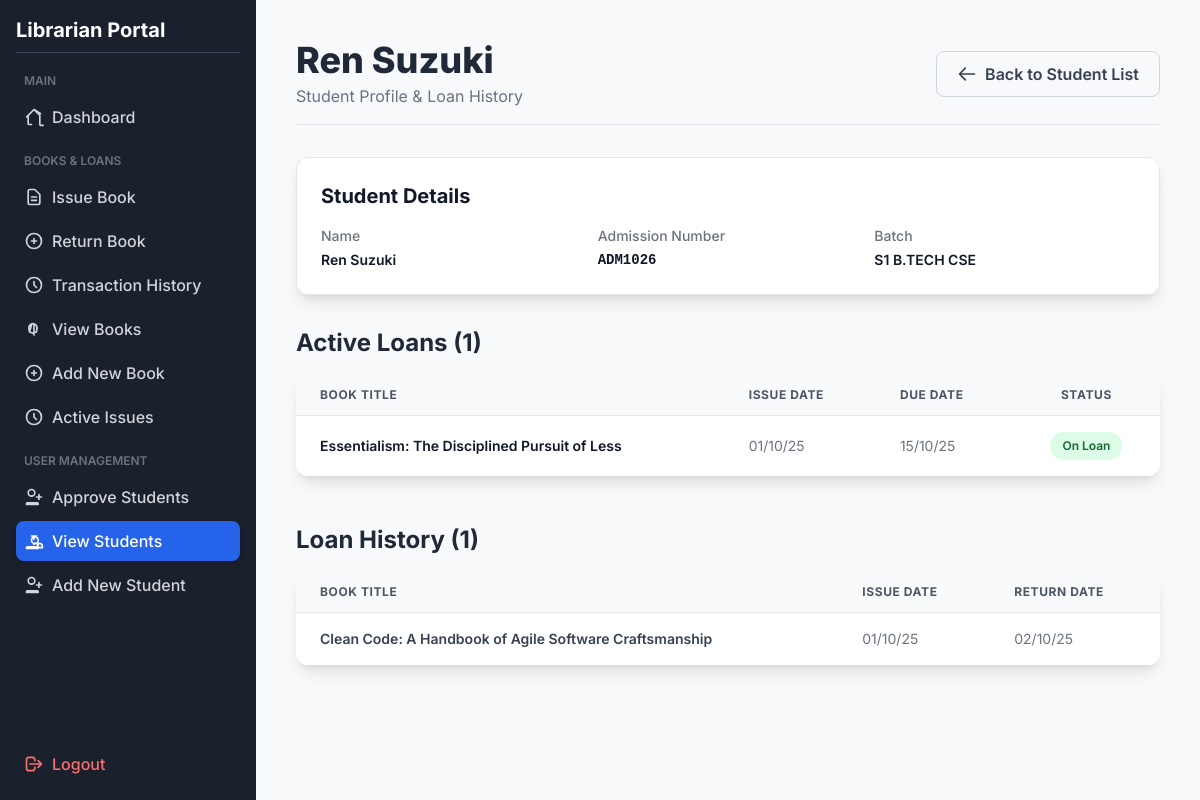
The page /student_details/26 (signed in) on the database its author committed.
### tables this page shows
CREATE TABLE students (
                            id INTEGER PRIMARY KEY AUTOINCREMENT,
                            admission_no TEXT UNIQUE NOT NULL,
                            name TEXT NOT NULL,
                            batch TEXT NOT NULL
                        );

CREATE TABLE transactions (
                            id INTEGER PRIMARY KEY AUTOINCREMENT,
                            book_id INTEGER, 
                            student_id INTEGER, 
                            issue_date TEXT NOT NULL,
                            due_date TEXT NOT NULL,  
                            return_date TEXT,
                            FOREIGN KEY(book_id) REFERENCES books(id) ON DELETE SET NULL,
                            FOREIGN KEY(student_id) REFERENCES students(id) ON DELETE SET NULL
                        );

CREATE TABLE books (
                            id INTEGER PRIMARY KEY AUTOINCREMENT,
                            custom_id TEXT UNIQUE,
                            name TEXT NOT NULL,
                            author TEXT NOT NULL,
                            available BOOLEAN NOT NULL DEFAULT 1
                        );

### app.py (the view)
@app.route("/student_details/<int:id>")
@login_required
def student_details(id):
    with get_connection() as conn:
        student = conn.execute("SELECT * FROM students WHERE id = ?", (id,)).fetchone()
        if not student:
            flash("Student not found.", "danger")
            return redirect(url_for('view_students'))
        active_loans_data = conn.execute("""
            SELECT b.name as book_name, t.issue_date, t.due_date
            FROM transactions t
            JOIN books b ON t.book_id = b.id
            WHERE t.student_id = ? AND t.return_date IS NULL
            ORDER BY t.due_date ASC
        """, (id,)).fetchall()
        today_str = date.today().strftime('%Y-%m-%d')
        active_loans = []
        for loan in active_loans_data:
            loan_dict = dict(loan)
            loan_dict['is_overdue'] = loan_dict['due_date'] < today_str
            active_loans.append(loan_dict)
        loan_history = conn.execute("""
            SELECT b.name as book_name, t.issue_date, t.return_date
            FROM transactions t
            JOIN books b ON t.book_id = b.id
            WHERE t.student_id = ? AND t.return_date IS NOT NULL
            ORDER BY t.return_date DESC
        """, (id,)).fetchall()
    return render_template("student_details.html",
                           student=student,
                           active_loans=active_loans,
                           loan_history=loan_history)

### templates/student_details.html (shortened to what this page needs)
<!DOCTYPE html>
<html lang="en">
<head>
    <script src="https://cdn.tailwindcss.com"></script>
</head>
<body class="min-h-screen">
    <div class="md:flex">
        <div class="sidebar w-full md:w-64 p-4 flex-shrink-0 md:flex md:flex-col md:h-screen md:sticky md:top-0">
            <div class="flex-grow">
                <h2 class="text-xl font-bold text-white mb-4 border-b border-gray-700 pb-2">Librarian Portal</h2>
                <nav class="flex flex-col space-y-1">
                    <span class="text-xs uppercase text-gray-500 px-2 pt-1 pb-1 font-semibold block">Main</span>
                    <a href="{{ url_for('index') }}" class="nav-link flex items-center p-2 rounded-lg text-gray-300 font-medium">
                        <svg class="w-5 h-5 mr-2" fill="none" stroke="currentColor" viewBox="0 0 24 24"><path stroke-linecap="round" stroke-linejoin="round" stroke-width="2" d="M3 12l2-2m0 0l7-7 7 7M5 10v10a1 1 0 001 1h3m10-10v10a1 1 0 001 1h3m-3-14L12 3l-7 7"></path></svg>
                        Dashboard
                    </a>
                    <span class="text-xs uppercase text-gray-500 px-2 pt-3 pb-1 font-semibold block">Books & Loans</span>
                    <a href="{{ url_for('issue_book') }}" class="nav-link flex items-center p-2 rounded-lg text-gray-300 font-medium">
                        <svg class="w-5 h-5 mr-2" fill="none" stroke="currentColor" viewBox="0 0 24 24"><path stroke-linecap="round" stroke-linejoin="round" stroke-width="2" d="M9 12h6m-6 4h6m2 5H7a2 2 0 01-2-2V5a2 2 0 012-2h5.586a1 1 0 01.707.293l5.414 5.414a1 1 0 01.293.707V19a2 2 0 01-2 2z"></path></svg>
                        Issue Book
                    </a>
                    <a href="{{ url_for('return_book') }}" class="nav-link flex items-center p-2 rounded-lg text-gray-300 font-medium">
                        <svg class="w-5 h-5 mr-2" fill="none" stroke="currentColor" viewBox="0 0 24 24"><path stroke-linecap="round" stroke-linejoin="round" stroke-width="2" d="M12 9v3m0 0v3m0-3h3m-3 0H9m12 0a9 9 0 11-18 0 9 9 0 0118 0z"></path></svg>
                        Return Book
                    </a>
                    <a href="{{ url_for('transaction_history') }}" class="nav-link flex items-center p-2 rounded-lg text-gray-300 font-medium">
                        <svg class="w-5 h-5 mr-2" fill="none" stroke="currentColor" viewBox="0 0 24 24"><path stroke-linecap="round" stroke-linejoin="round" stroke-width="2" d="M12 8v4l3 3m6-3a9 9 0 11-18 0 9 9 0 0118 0z"></path></svg>
                        Transaction History
                    </a>
                    <a href="{{ url_for('view_books') }}" class="nav-link flex items-center p-2 rounded-lg text-gray-300 font-medium">
                        View Books
                    </a>
                    <a href="{{ url_for('add_book') }}" class="nav-link flex items-center p-2 rounded-lg text-gray-300 font-medium">
                        <svg class="w-5 h-5 mr-2" fill="none" stroke="currentColor" viewBox="0 0 24 24"><path stroke-linecap="round" stroke-linejoin="round" stroke-width="2" d="M12 9v3m0 0v3m0-3h3m-3 0H9m12 0a9 9 0 11-18 0 9 9 0 0118 0z"></path></svg>
                        Add New Book
                    </a>
                    <a href="{{ url_for('active_issues') }}" class="nav-link flex items-center p-2 rounded-lg text-gray-300 font-medium">
                        <svg class="w-5 h-5 mr-2" fill="none" stroke="currentColor" viewBox="0 0 24 24"><path stroke-linecap="round" stroke-linejoin="round" stroke-width="2" d="M12 8v4l3 3m6-3a9 9 0 11-18 0 9 9 0 0118 0z"></path></svg>
                        Active Issues
                    </a>
                    <span class="text-xs uppercase text-gray-500 px-2 pt-3 pb-1 font-semibold block">User Management</span>
                    <a href="{{ url_for('approve_students') }}" class="nav-link flex items-center p-2 rounded-lg text-gray-300 font-medium">
                         <svg class="w-5 h-5 mr-2" fill="none" stroke="currentColor" viewBox="0 0 24 24"><path stroke-linecap="round" stroke-linejoin="round" stroke-width="2" d="M18 9v3m0 0v3m0-3h3m-3 0h-3m-2-5a4 4 0 11-8 0 4 4 0 018 0zM3 20a1 1 0 011-1h12a1 1 0 011 1v1h-14v-1z"></path></svg>
                        <span>Approve Students</span>
                    </a>
                    <a href="{{ url_for('view_students') }}" class="nav-link-active flex items-center p-2 rounded-lg text-white bg-blue-600 font-medium shadow-md">
                        <svg class="w-5 h-5 mr-2" fill="none" stroke="currentColor" viewBox="0 0 24 24"><path stroke-linecap="round" stroke-linejoin="round" stroke-width="2" d="M17 20h5v-2a3 3 0 00-5.356-1.857M17 20v-2a3 3 0 00-5.356-1.857M12 10V6M9 6h6m2 5a4 4 0 11-8 0 4 4 0 018 0zM3 20a1 1 0 011-1h12a1 1 0 011 1v1h-14v-1z"></path></svg>
                        View Students
                    </a>
                    <a href="{{ url_for('add_student') }}" class="nav-link flex items-center p-2 rounded-lg text-gray-300 font-medium">
                        <svg class="w-5 h-5 mr-2" fill="none" stroke="currentColor" viewBox="0 0 24 24"><path stroke-linecap="round" stroke-linejoin="round" stroke-width="2" d="M18 9v3m0 0v3m0-3h3m-3 0h-3m-2-5a4 4 0 11-8 0 4 4 0 018 0zM3 20a1 1 0 011-1h12a1 1 0 011 1v1h-14v-1z"></path></svg>
                        Add New Student
                    </a>
                </nav>
            </div>
            <div class="flex-shrink-0">
                <a href="{{ url_for('logout') }}" class="nav-link flex items-center p-2 rounded-lg text-red-400 font-medium">
                    <svg class="w-5 h-5 mr-2" fill="none" stroke="currentColor" viewBox="0 0 24 24"><path stroke-linecap="round" stroke-linejoin="round" stroke-width="2" d="M17 16l4-4m0 0l-4-4m4 4H7m6 4v1a3 3 0 01-3 3H6a3 3 0 01-3-3V7a3 3 0 013-3h4a3 3 0 013 3v1"></path></svg>
                    Logout
                </a>
            </div>
        </div>
        <main class="flex-grow p-10">
            <header class="mb-8 flex flex-col md:flex-row justify-between items-start md:items-center pb-4 border-b border-gray-200">
                <div>
                    <h1 class="text-4xl font-extrabold text-gray-800">{{ student.name }}</h1>
                    <p class="text-gray-500 mt-1">Student Profile & Loan History</p>
                </div>
                <a href="{{ url_for('view_students') }}" class="mt-4 md:mt-0 px-5 py-2.5 border border-gray-300 text-gray-700 font-semibold rounded-lg hover:bg-gray-50 transition duration-150 flex items-center">
                    <svg class="w-5 h-5 mr-2" fill="none" stroke="currentColor" viewBox="0 0 24 24"><path stroke-linecap="round" stroke-linejoin="round" stroke-width="2" d="M10 19l-7-7m0 0l7-7m-7 7h18"></path></svg>
                    Back to Student List
                </a>
            </header>
            <div class="bg-white p-6 rounded-xl shadow-lg border border-gray-200 mb-8">
                <h3 class="text-xl font-bold text-gray-900 mb-4">Student Details</h3>
                <div class="grid grid-cols-1 md:grid-cols-3 gap-4 text-sm">
                    <div>
                        <dt class="font-medium text-gray-500">Name</dt>
                        <dd class="mt-1 text-gray-900 font-semibold">{{ student.name }}</dd>
                    </div>
                    <div>
                        <dt class="font-medium text-gray-500">Admission Number</dt>
                        <dd class="mt-1 text-gray-900 font-semibold font-mono">{{ student.admission_no }}</dd>
                    </div>
                    <div>
                        <dt class="font-medium text-gray-500">Batch</dt>
                        <dd class="mt-1 text-gray-900 font-semibold">{{ student.batch }}</dd>
                    </div>
                </div>
            </div>
            <div class="mt-8">
                <h3 class="text-2xl font-bold text-gray-800 mb-4">Active Loans ({{ active_loans|length }})</h3>
                {% if active_loans %}
                    <div class="overflow-x-auto bg-white rounded-xl shadow-lg">
                        <table class="min-w-full divide-y divide-gray-200">
                            <thead class="bg-gray-50">
                                <tr>
                                    <th class="px-6 py-3 text-left text-xs font-bold text-gray-600 uppercase tracking-wider">Book Title</th>
                                    <th class="px-6 py-3 text-left text-xs font-bold text-gray-600 uppercase tracking-wider">Issue Date</th>
                                    <th class="px-6 py-3 text-left text-xs font-bold text-gray-600 uppercase tracking-wider">Due Date</th>
                                    <th class="px-6 py-3 text-center text-xs font-bold text-gray-600 uppercase tracking-wider">Status</th>
                                </tr>
                            </thead>
                            <tbody class="bg-white divide-y divide-gray-200">
                                {% for loan in active_loans %}
                                <tr class="hover:bg-gray-50 transition">
                                    <td class="px-6 py-4 text-sm font-semibold text-gray-900">{{ loan.book_name }}</td>
                                    <td class="px-6 py-4 whitespace-nowrap text-sm text-gray-500">{{ loan.issue_date | dateformat }}</td>
                                    <td class="px-6 py-4 whitespace-nowrap text-sm {{ 'overdue-text' if loan.is_overdue else 'text-gray-500' }}">{{ loan.due_date | dateformat }}</td>
                                    <td class="px-6 py-4 whitespace-nowrap text-center text-sm">
                                        {% if loan.is_overdue %}
                                            <span class="px-3 py-1 inline-flex text-xs leading-5 font-semibold rounded-full bg-red-100 text-red-800">OVERDUE</span>
                                        {% else %}
                                            <span class="px-3 py-1 inline-flex text-xs leading-5 font-semibold rounded-full bg-green-100 text-green-800">On Loan</span>
                                        {% endif %}
                                    </td>
                                </tr>
                                {% endfor %}
                            </tbody>
                        </table>
                    </div>
                {% else %}
                    <div class="p-6 bg-green-50 border border-green-200 text-green-800 rounded-xl text-center shadow-inner">
                        <p class="font-semibold">This student has no active loans.</p>
                    </div>
                {% endif %}
            </div>
            <div class="mt-12">
                <h3 class="text-2xl font-bold text-gray-800 mb-4">Loan History ({{ loan_history|length }})</h3>
                 {% if loan_history %}
                    <div class="overflow-x-auto bg-white rounded-xl shadow-lg">
                        <table class="min-w-full divide-y divide-gray-200">
                            <thead class="bg-gray-50">
                                <tr>
                                    <th class="px-6 py-3 text-left text-xs font-bold text-gray-600 uppercase tracking-wider">Book Title</th>
                                    <th class="px-6 py-3 text-left text-xs font-bold text-gray-600 uppercase tracking-wider">Issue Date</th>
                                    <th class="px-6 py-3 text-left text-xs font-bold text-gray-600 uppercase tracking-wider">Return Date</th>
                                </tr>
                            </thead>
                            <tbody class="bg-white divide-y divide-gray-200">
                                {% for loan in loan_history %}
                                <tr class="hover:bg-gray-50 transition">
                                    <td class="px-6 py-4 text-sm font-semibold text-gray-700">{{ loan.book_name }}</td>
                                    <td class="px-6 py-4 whitespace-nowrap text-sm text-gray-500">{{ loan.issue_date | dateformat }}</td>
                                    <td class="px-6 py-4 whitespace-nowrap text-sm text-gray-500">{{ loan.return_date | dateformat }}</td>
                                </tr>
                                {% endfor %}
                            </tbody>
                        </table>
                    </div>
                {% else %}
                    <div class="p-6 bg-blue-50 border border-blue-200 text-blue-800 rounded-xl text-center shadow-inner">
                        <p class="font-semibold">This student has no past loan records.</p>
                    </div>
                {% endif %}
            </div>
        </main>
    </div>
</body>
</html>

### rows shown on the page
students: name "Ren Suzuki", admission_no "ADM1026", batch "S1 B.TECH CSE"
transactions: book_name "Essentialism: The Disciplined Pursuit of Less", issue_date "01/10/25", due_date "15/10/25"
transactions: book_name "Clean Code: A Handbook of Agile Software Craftsmanship", issue_date "01/10/25", return_date "02/10/25"

### other values the page prints
{{ active_loans|length }} "1"
{{ loan_history|length }} "1"
